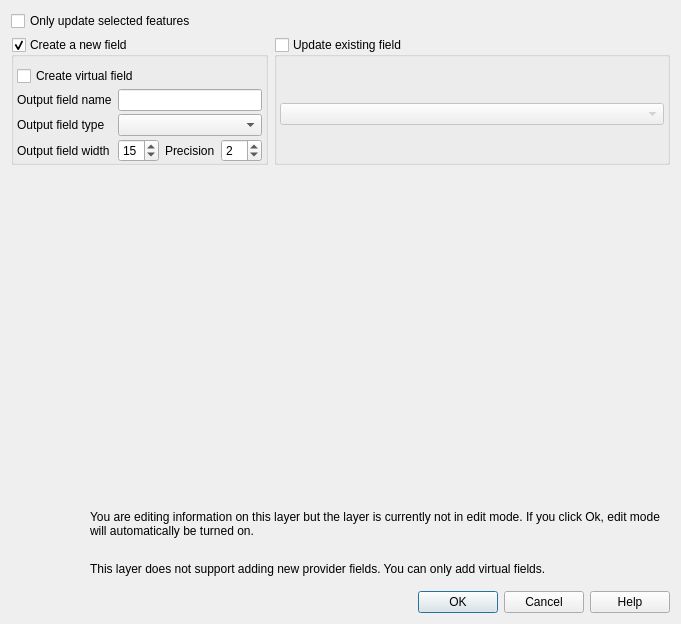
<?xml version="1.0" encoding="UTF-8"?>
<ui version="4.0">
 <class>QgsFieldCalculatorBase</class>
 <widget class="QDialog" name="QgsFieldCalculatorBase">
  <property name="geometry">
   <rect>
    <x>0</x>
    <y>0</y>
    <width>681</width>
    <height>624</height>
   </rect>
  </property>
  <property name="windowTitle">
   <string>Field calculator</string>
  </property>
  <layout class="QGridLayout" name="gridLayout">
   <item row="0" column="0">
    <widget class="QCheckBox" name="mOnlyUpdateSelectedCheckBox">
     <property name="text">
      <string>Only update selected features</string>
     </property>
    </widget>
   </item>
   <item row="3" column="0" colspan="2">
    <widget class="QWidget" name="widget" native="true">
     <layout class="QGridLayout" name="gridLayout_2">
      <item row="0" column="0">
       <widget class="QLabel" name="mInfoIcon">
        <property name="minimumSize">
         <size>
          <width>64</width>
          <height>64</height>
         </size>
        </property>
        <property name="maximumSize">
         <size>
          <width>64</width>
          <height>64</height>
         </size>
        </property>
        <property name="text">
         <string/>
        </property>
       </widget>
      </item>
      <item row="0" column="1">
       <widget class="QLabel" name="mEditModeAutoTurnOnLabel">
        <property name="text">
         <string>You are editing information on this layer but the layer is currently not in edit mode. If you click Ok, edit mode will automatically be turned on.</string>
        </property>
        <property name="wordWrap">
         <bool>true</bool>
        </property>
       </widget>
      </item>
      <item row="1" column="1">
       <widget class="QLabel" name="mOnlyVirtualFieldsInfoLabel">
        <property name="text">
         <string>This layer does not support adding new provider fields. You can only add virtual fields.</string>
        </property>
        <property name="wordWrap">
         <bool>true</bool>
        </property>
       </widget>
      </item>
     </layout>
    </widget>
   </item>
   <item row="1" column="1">
    <widget class="QGroupBox" name="mUpdateExistingGroupBox">
     <property name="title">
      <string>Update existing field</string>
     </property>
     <property name="flat">
      <bool>true</bool>
     </property>
     <property name="checkable">
      <bool>true</bool>
     </property>
     <property name="checked">
      <bool>false</bool>
     </property>
     <layout class="QVBoxLayout" name="verticalLayout">
      <property name="leftMargin">
       <number>3</number>
      </property>
      <property name="topMargin">
       <number>9</number>
      </property>
      <property name="rightMargin">
       <number>3</number>
      </property>
      <property name="bottomMargin">
       <number>0</number>
      </property>
      <item>
       <widget class="QComboBox" name="mExistingFieldComboBox"/>
      </item>
     </layout>
    </widget>
   </item>
   <item row="2" column="0" colspan="2">
    <widget class="QgsExpressionBuilderWidget" name="builder" native="true">
     <property name="sizePolicy">
      <sizepolicy hsizetype="Preferred" vsizetype="Expanding">
       <horstretch>0</horstretch>
       <verstretch>0</verstretch>
      </sizepolicy>
     </property>
     <property name="autoFillBackground">
      <bool>false</bool>
     </property>
    </widget>
   </item>
   <item row="7" column="0" colspan="2">
    <widget class="QDialogButtonBox" name="mButtonBox">
     <property name="sizePolicy">
      <sizepolicy hsizetype="Expanding" vsizetype="Fixed">
       <horstretch>3</horstretch>
       <verstretch>0</verstretch>
      </sizepolicy>
     </property>
     <property name="orientation">
      <enum>Qt::Horizontal</enum>
     </property>
     <property name="standardButtons">
      <set>QDialogButtonBox::Cancel|QDialogButtonBox::Help|QDialogButtonBox::Ok</set>
     </property>
    </widget>
   </item>
   <item row="1" column="0">
    <widget class="QGroupBox" name="mNewFieldGroupBox">
     <property name="sizePolicy">
      <sizepolicy hsizetype="Fixed" vsizetype="Fixed">
       <horstretch>0</horstretch>
       <verstretch>0</verstretch>
      </sizepolicy>
     </property>
     <property name="title">
      <string>Create a new field</string>
     </property>
     <property name="flat">
      <bool>true</bool>
     </property>
     <property name="checkable">
      <bool>true</bool>
     </property>
     <property name="checked">
      <bool>true</bool>
     </property>
     <layout class="QGridLayout">
      <property name="sizeConstraint">
       <enum>QLayout::SetMinimumSize</enum>
      </property>
      <property name="leftMargin">
       <number>3</number>
      </property>
      <property name="topMargin">
       <number>9</number>
      </property>
      <property name="rightMargin">
       <number>3</number>
      </property>
      <property name="bottomMargin">
       <number>0</number>
      </property>
      <property name="verticalSpacing">
       <number>3</number>
      </property>
      <item row="5" column="3">
       <widget class="QSpinBox" name="mOutputFieldPrecisionSpinBox">
        <property name="value">
         <number>2</number>
        </property>
       </widget>
      </item>
      <item row="3" column="0">
       <widget class="QLabel" name="mFieldNameLabel">
        <property name="text">
         <string>Output field name</string>
        </property>
        <property name="buddy">
         <cstring>mOutputFieldNameLineEdit</cstring>
        </property>
       </widget>
      </item>
      <item row="5" column="0">
       <widget class="QLabel" name="mOutputFieldWidthLabel">
        <property name="text">
         <string>Output field width</string>
        </property>
        <property name="buddy">
         <cstring>mOutputFieldWidthSpinBox</cstring>
        </property>
       </widget>
      </item>
      <item row="4" column="1" colspan="3">
       <widget class="QComboBox" name="mOutputFieldTypeComboBox"/>
      </item>
      <item row="5" column="1">
       <widget class="QSpinBox" name="mOutputFieldWidthSpinBox">
        <property name="toolTip">
         <string>Width of complete output. For example 123,456 means 6 as field width.</string>
        </property>
        <property name="minimum">
         <number>0</number>
        </property>
        <property name="value">
         <number>15</number>
        </property>
       </widget>
      </item>
      <item row="3" column="1" colspan="3">
       <widget class="QLineEdit" name="mOutputFieldNameLineEdit"/>
      </item>
      <item row="4" column="0">
       <widget class="QLabel" name="mOutputFieldTypeLabel">
        <property name="text">
         <string>Output field type</string>
        </property>
        <property name="buddy">
         <cstring>mOutputFieldTypeComboBox</cstring>
        </property>
       </widget>
      </item>
      <item row="5" column="2">
       <widget class="QLabel" name="mOutputFieldPrecisionLabel">
        <property name="text">
         <string>Precision</string>
        </property>
        <property name="buddy">
         <cstring>mOutputFieldPrecisionSpinBox</cstring>
        </property>
       </widget>
      </item>
      <item row="2" column="0" colspan="4">
       <widget class="QCheckBox" name="mCreateVirtualFieldCheckbox">
        <property name="toolTip">
         <string>&lt;p&gt;A virtual field will be recalculated every time it is used. Its definition will be saved in the project file. It will not be saved in the dataprovider and therefore its values not be available in other software.&lt;/p&gt;</string>
        </property>
        <property name="text">
         <string>Create virtual field</string>
        </property>
       </widget>
      </item>
     </layout>
    </widget>
   </item>
  </layout>
 </widget>
 <customwidgets>
  <customwidget>
   <class>QgsExpressionBuilderWidget</class>
   <extends>QWidget</extends>
   <header>qgsexpressionbuilderwidget.h</header>
   <container>1</container>
  </customwidget>
 </customwidgets>
 <tabstops>
  <tabstop>mOnlyUpdateSelectedCheckBox</tabstop>
  <tabstop>mNewFieldGroupBox</tabstop>
  <tabstop>mCreateVirtualFieldCheckbox</tabstop>
  <tabstop>mOutputFieldNameLineEdit</tabstop>
  <tabstop>mOutputFieldTypeComboBox</tabstop>
  <tabstop>mOutputFieldWidthSpinBox</tabstop>
  <tabstop>mOutputFieldPrecisionSpinBox</tabstop>
  <tabstop>mUpdateExistingGroupBox</tabstop>
  <tabstop>mExistingFieldComboBox</tabstop>
  <tabstop>mButtonBox</tabstop>
 </tabstops>
 <resources/>
 <connections>
  <connection>
   <sender>mButtonBox</sender>
   <signal>accepted()</signal>
   <receiver>QgsFieldCalculatorBase</receiver>
   <slot>accept()</slot>
   <hints>
    <hint type="sourcelabel">
     <x>679</x>
     <y>559</y>
    </hint>
    <hint type="destinationlabel">
     <x>157</x>
     <y>274</y>
    </hint>
   </hints>
  </connection>
  <connection>
   <sender>mButtonBox</sender>
   <signal>rejected()</signal>
   <receiver>QgsFieldCalculatorBase</receiver>
   <slot>reject()</slot>
   <hints>
    <hint type="sourcelabel">
     <x>679</x>
     <y>559</y>
    </hint>
    <hint type="destinationlabel">
     <x>286</x>
     <y>274</y>
    </hint>
   </hints>
  </connection>
 </connections>
</ui>
